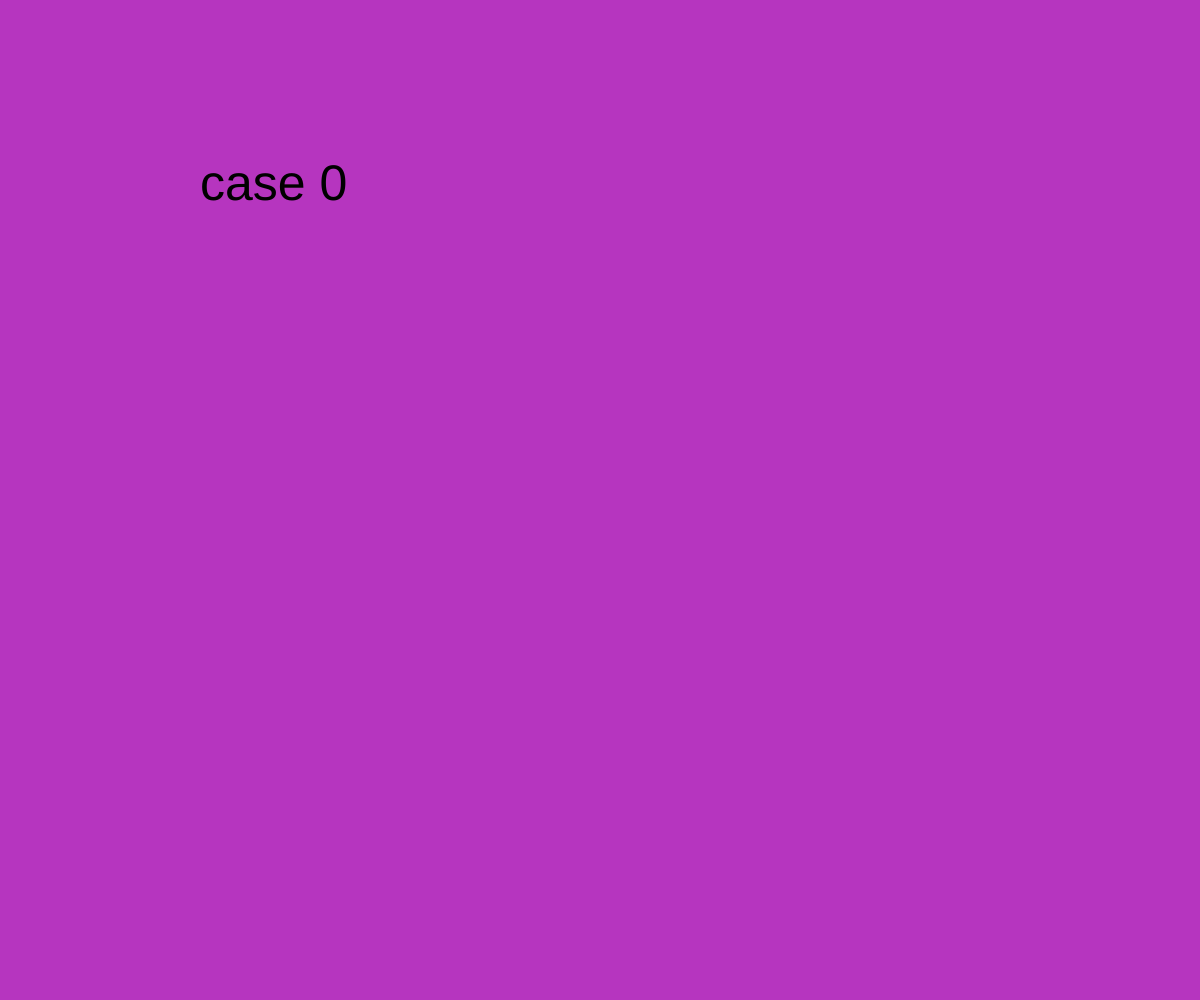
Frame 1 (no input)
Frame 60 (no input): identical to frame 1, image omitted
Frame 120 (the mouse pressed at the canvas centre since frame 60): identical to frame 1, image omitted

The p5.js sketch that drew this single still picture (run headless with seeded random() and noise() and a simulated clock; from frame 60 on, the mouse is pressed at the canvas centre):

// p5.js sketch
// ── sketch.js
var timer = 0;
var myState=0;
var myBackground;

function setup() {
  createCanvas(windowWidth, windowHeight);
  myBackground= color(random(255), random(255), random(255));
}

function draw() {
  switch(myState){
    case 0:
      textSize(50);
      background(myBackground);
      text("case 0", 200,200);
      timer++;
      if(timer>=200){
         myState=1;
         myBackground=color(random(255), random(255), random(255));
         timer=0;}
    break;

    case 1:
      textSize(50);
      background(myBackground);
      text("case 1", 200,200);
      timer++;
      if(timer>=200){
         myState=2;
         myBackground=color(random(255), random(255), random(255));
         timer=0;}
    break;

    case 2:
      textSize(50);
      background(myBackground);
      text("case 2", 200,200);
      timer++;
      if(timer>=200){
         myState=0;
         myBackground=color(random(255), random(255), random(255));
         timer=0;}
    break;
  }
}
